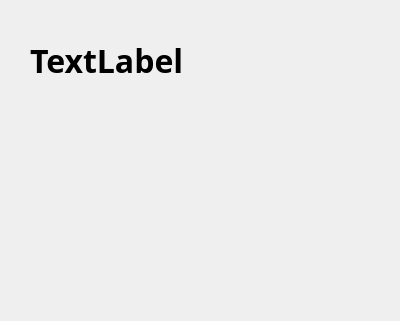
<?xml version="1.0" encoding="UTF-8"?>
<ui version="4.0">
 <class>Dialog</class>
 <widget class="QDialog" name="Dialog">
  <property name="geometry">
   <rect>
    <x>0</x>
    <y>0</y>
    <width>400</width>
    <height>321</height>
   </rect>
  </property>
  <property name="windowTitle">
   <string>Dialog</string>
  </property>
  <widget class="QLabel" name="label">
   <property name="geometry">
    <rect>
     <x>30</x>
     <y>30</y>
     <width>331</width>
     <height>61</height>
    </rect>
   </property>
   <property name="font">
    <font>
     <family>맑은 고딕</family>
     <pointsize>24</pointsize>
     <weight>75</weight>
     <bold>true</bold>
    </font>
   </property>
   <property name="text">
    <string>TextLabel</string>
   </property>
  </widget>
 </widget>
 <resources/>
 <connections/>
</ui>
